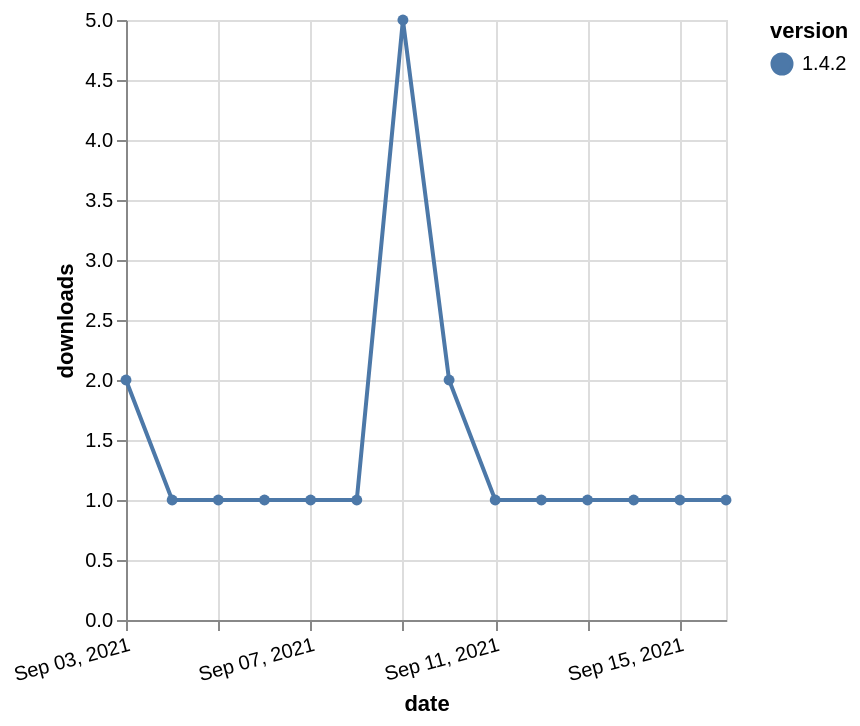

Source (Vega-Lite JSON):
### Vega-Lite specification from a JSON file in a GitHub repository (floating-point values rounded to 4 significant figures)
{"$schema": "https://vega.github.io/schema/vega-lite/v5.json", "description": "A simple bar chart with embedded data.", "data": {"values": [{"date": "2021-09-03", "total": 227, "delta": 2, "version": "1.4.2"}, {"date": "2021-09-04", "total": 228, "delta": 1, "version": "1.4.2"}, {"date": "2021-09-05", "total": 229, "delta": 1, "version": "1.4.2"}, {"date": "2021-09-06", "total": 230, "delta": 1, "version": "1.4.2"}, {"date": "2021-09-07", "total": 231, "delta": 1, "version": "1.4.2"}, {"date": "2021-09-08", "total": 232, "delta": 1, "version": "1.4.2"}, {"date": "2021-09-09", "total": 237, "delta": 5, "version": "1.4.2"}, {"date": "2021-09-10", "total": 239, "delta": 2, "version": "1.4.2"}, {"date": "2021-09-11", "total": 240, "delta": 1, "version": "1.4.2"}, {"date": "2021-09-12", "total": 241, "delta": 1, "version": "1.4.2"}, {"date": "2021-09-13", "total": 242, "delta": 1, "version": "1.4.2"}, {"date": "2021-09-14", "total": 243, "delta": 1, "version": "1.4.2"}, {"date": "2021-09-15", "total": 244, "delta": 1, "version": "1.4.2"}, {"date": "2021-09-16", "total": 245, "delta": 1, "version": "1.4.2"}]}, "width": "container", "mark": {"type": "line", "point": {"filled": true}}, "encoding": {"x": {"field": "date", "type": "temporal", "timeUnit": "yearmonthdate", "title": "date", "axis": {"labelAngle": -15}}, "y": {"field": "delta", "type": "quantitative", "title": "downloads"}, "color": {"field": "version", "type": "nominal"}, "tooltip": {"field": "delta"}}}
